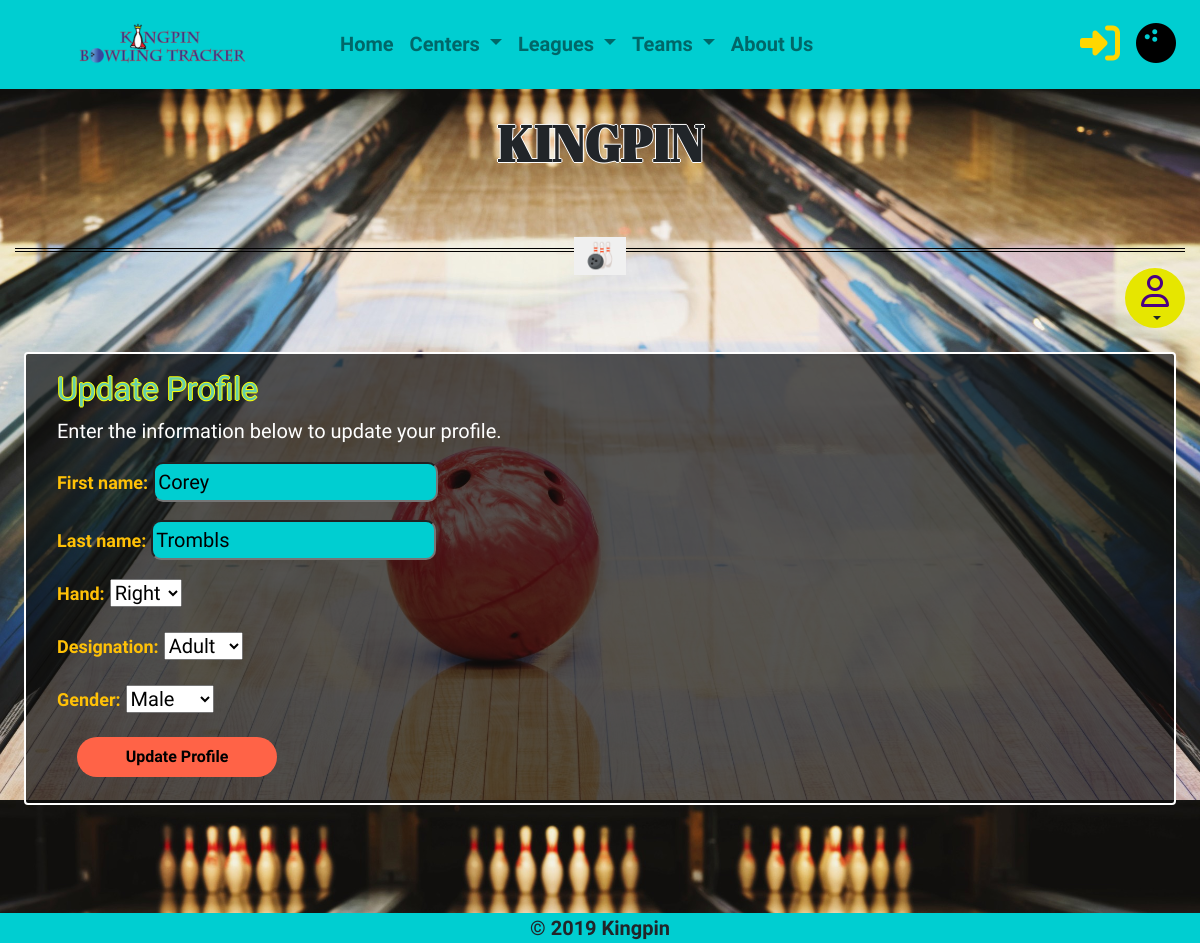
The page /kpbt/accounts/update-profile/corey (signed in) on the database its author committed.
### kptracker_serv/kpbt/accounts/models.py (models this page shows, shortened)
class BowlerProfile(models.Model):
	HAND = (
		('R', 'Right'),
		('L', 'Left')
	)
	DESIGNATION = (
		('A', 'Adult'),
		('S', 'Senior'),
		('J', 'Junior')
	)
	GENDER = (
		('M', 'Male'),
		('F', 'Female'),
	)
	user = models.OneToOneField(User, on_delete=models.SET_NULL, null=True)
	first_name = models.CharField(max_length=64, blank=True)
	last_name = models.CharField(max_length=64, blank=True)
	hand = models.CharField(max_length=1, choices=HAND, blank=True)
	designation = models.CharField(max_length=1, choices=DESIGNATION, blank=True)
	gender = models.CharField(max_length=1, choices=GENDER, blank=True)
	is_linked = models.BooleanField(default=False)

### kptracker_serv/kpbt/accounts/views.py (the view, shortened to what this page needs)
# urls.py: path('update-profile/<str:username>', views.kpbt_user_update_profile, name='update-profile-by-username'),
@login_required
def kpbt_user_update_profile(request, username=""):
	if request.method == 'POST':
		bowler_profile_form = UpdateUserBowlerProfileForm(request.POST, instance=request.user.bowlerprofile)
		if bowler_profile_form.is_valid():
			bowler_profile_form.save()
			return redirect('view-profile-by-username', request.user.username)
	else:
		user = get_object_or_404(User, username=request.user.username)
		bowler_profile_form = UpdateUserBowlerProfileForm(instance = user.bowlerprofile)
	return render(request, 'accounts/update_profile.html', {'profile_form' : bowler_profile_form })

### kptracker_serv/kpbt/accounts/forms.py
class UpdateUserBowlerProfileForm(forms.ModelForm):
	class Meta:
		model = BowlerProfile
		exclude = ['user', 'is_linked']
		fields = ('__all__')

### kptracker_serv/templates/kpbt/accounts/update_profile.html (shortened to what this page needs)
{% extends 'index.html' %} {% load static %}
{% block page_content %}
 <div class="container-fluid">
 <div class="row">
 <div class="col-md-12">
    <header>
	<h2 class="form-head">Update Profile</h2>
    </header>
	<p class="lead text-white">Enter the information below to update your profile.</p>
	<form method="post">
		{{ profile_form.as_p }}
		<button type="submit" class="btn btn-univ"> Update Profile </button>
	</form>
     </div>
     </div>
     </div>
{% endblock %}

### kptracker_serv/kpbt/static/css/styles.css (style rules this page uses)
html, body { height: 100%; }
body { font-family: 'Arimo', sans-serif; margin: 0; padding: 0; font-size: 1.25rem; line-height: 1.5; background: #3ab59c; background: url("../images/bowling_ball_down_lane-bg.jpg") 25% 25%; background-size: cover; }
header, section, footer, aside, nav, main, article, figure { display: block; }
input { border-radius: 10px; background-color: #00CED1; padding: 3px; }
.btn-univ { display: block; width: 200px; height: 40px; padding: 0; margin: 10px 20px 10px; font-weight: 700; color: #000; background-color: #ff6347; border: none; border-radius: 20px; transition: .10s ease-in-out; -webkit-user-select:none; -moz-user-select:none; -ms-user-select:none; user-select:none; }
label, p a:hover { -webkit-cursor: pointer; cursor: pointer; }
label { font-weight: bolder; font-size: 1.125rem; color: #ffc107; }
.form-head { color: #66CDAA; text-shadow: -1px 0 #FFFF00, 0 1px #FFFF00, 1px 0 #FFFF00, 0 -1px #FFFF00; }

### rows shown on the page
BowlerProfile: first_name "Corey", last_name "Trombls", hand "Right", designation "Adult", gender "Male"
